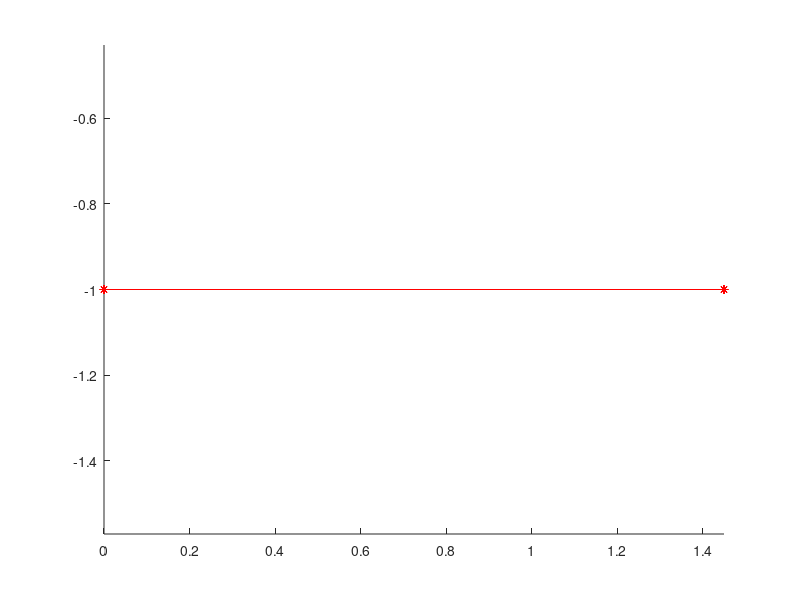

MATLAB code to generate this figure:
function plotLightCurtain()
    % plotLightCurtain - This function plots a vertical array of laser beams
    % representing a light curtain in 3D space. The light curtain spans from
    % a bottom-left point to a top-right point with evenly spaced lasers.
    % This is only a visual representation of the intersection within
    % RobotPiggy. Check that class to see how the intersection actually
    % works. THIS IS ONLY FOR LOOKS
    
    % Define the coordinates of the bottom-left corner of the light curtain
    bottomLeft = [0, -1, -0.7971];
    
    % Define the coordinates of the top-right corner of the light curtain
    topRight = [1.45, -1, 0];
    
    % Define the spacing between each laser along the Z-axis
    laserCenters = 0.1; % units in meters
    
    % Calculate the number of lasers based on the spacing
    laserArraySize = 1 / laserCenters;
    
    % Initialize matrices to store start and end points of each laser
    laserStartPoint = zeros(laserArraySize, 3);
    laserEndPoint = zeros(laserArraySize, 3);
    
    % Loop to calculate the start and end points for each laser beam
    for i = 1:laserArraySize
        % Compute the Z-coordinate for the current laser based on spacing
        z = bottomLeft(3) + (i - 1) * laserCenters;
        
        % Set the start and end points for the current laser beam
        laserStartPoint(i, :) = [bottomLeft(1), bottomLeft(2), z];
        laserEndPoint(i, :) = [topRight(1), topRight(2), z];
    end
    
    % Loop to plot each laser beam
    for i = 1:laserArraySize
        % Hold on to ensure all points and lines are plotted on the same figure
        hold on;
        
        % Plot the start and end points of the current laser beam
        plot3(laserStartPoint(i, 1), laserStartPoint(i, 2), laserStartPoint(i, 3), 'r*');
        plot3(laserEndPoint(i, 1), laserEndPoint(i, 2), laserEndPoint(i, 3), 'r*');
        
        % Plot the line connecting the start and end points of the laser beam
        plot3([laserStartPoint(i, 1), laserEndPoint(i, 1)], ...
              [laserStartPoint(i, 2), laserEndPoint(i, 2)], ...
              [laserStartPoint(i, 3), laserEndPoint(i, 3)], 'r');
        
        % Set the axis scales to be equal for better visualization
        axis equal;
    end
end
